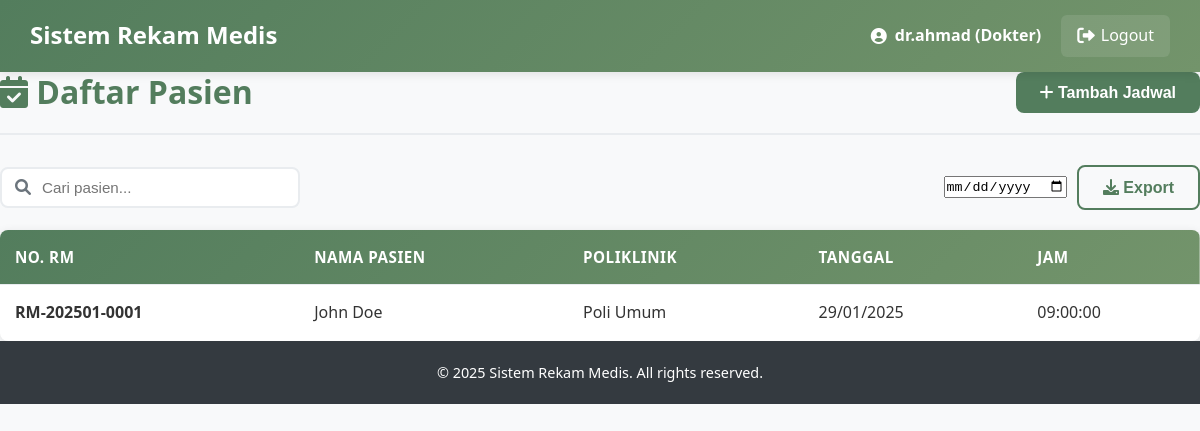
The page /Trys_Proj/doctor/visits.php (signed in) on the database its author committed.
### tables this page shows
CREATE TABLE `kunjungan` (
  `id_kunjungan` int(11) NOT NULL,
  `tgl_kunjungan` date NOT NULL,
  `id_pasien` int(11) DEFAULT NULL,
  `id_poli` int(11) DEFAULT NULL,
  `jam_kunjungan` time DEFAULT NULL,
  `created_at` timestamp NOT NULL DEFAULT current_timestamp(),
  `updated_at` timestamp NOT NULL DEFAULT current_timestamp() ON UPDATE current_timestamp()
);

CREATE TABLE `pasien` (
  `id_pasien` int(11) NOT NULL,
  `no_rm` varchar(20) NOT NULL,
  `nm_pasien` varchar(100) NOT NULL,
  `tgl_lhr` date DEFAULT NULL,
  `alamat` text DEFAULT NULL,
  `telepon` varchar(15) DEFAULT NULL,
  `no_hp` varchar(15) DEFAULT NULL,
  `jenis_kelamin` enum('L','P') DEFAULT NULL,
  `nm_kk` varchar(100) DEFAULT NULL,
  `hub_kel` varchar(50) DEFAULT NULL,
  `id_user` int(11) DEFAULT NULL,
  `created_at` timestamp NOT NULL DEFAULT current_timestamp(),
  `updated_at` timestamp NOT NULL DEFAULT current_timestamp() ON UPDATE current_timestamp()
);

CREATE TABLE `poliklinik` (
  `id_poli` int(11) NOT NULL,
  `nm_poli` varchar(100) NOT NULL,
  `lokasi` varchar(100) DEFAULT NULL,
  `created_at` timestamp NOT NULL DEFAULT current_timestamp(),
  `updated_at` timestamp NOT NULL DEFAULT current_timestamp() ON UPDATE current_timestamp()
);

### Trys_Proj/includes/functions.php (called while the page is built, shortened)
<?php
function getDoctorId($conn, $user_id) {
    $stmt = $conn->prepare("SELECT id_dokter FROM dokter WHERE id_user = ?");
    $stmt->bind_param("i", $user_id);
    $stmt->execute();
    $result = $stmt->get_result();
    if ($result->num_rows > 0) {
        $row = $result->fetch_assoc();
        return $row['id_dokter'];
    }
    return null;
}

### Trys_Proj/doctor/visits.php (the view, shortened to what this page needs)
<?php
include '../config/database.php';
include '../includes/functions.php';
$page_title = "Daftar Pasien";
$doctor_id = getDoctorId($conn, $_SESSION['user_id']);
$doctor_info = null;
if (!empty($doctor_id) && is_numeric($doctor_id)) {
    $stmt = $conn->prepare("SELECT id_poli FROM dokter WHERE id_dokter = ?");
    $stmt->bind_param("i", $doctor_id);
    $stmt->execute();
    $result = $stmt->get_result();
    if ($result->num_rows > 0) {
        $doctor_info = $result->fetch_assoc();
    }
}
$search = isset($_GET['search']) ? $_GET['search'] : '';
$date_filter = isset($_GET['date_filter']) ? $_GET['date_filter'] : '';
$search_condition = "";
if (!empty($doctor_info) && isset($doctor_info['id_poli'])) {
    $search_condition = "WHERE k.id_poli = {$doctor_info['id_poli']}";
}
$page = isset($_GET['page']) ? (int)$_GET['page'] : 1;
$limit = 10;
$offset = ($page - 1) * $limit;
$sql = "SELECT k.*, p.nm_pasien, p.no_rm, pol.nm_poli
        FROM kunjungan k
        JOIN pasien p ON k.id_pasien = p.id_pasien
        JOIN poliklinik pol ON k.id_poli = pol.id_poli
        $search_condition
        ORDER BY k.tgl_kunjungan DESC, k.jam_kunjungan DESC
        LIMIT $offset, $limit";
$result = $conn->query($sql);
?>
<!DOCTYPE html>
<html lang="en">
<head>
    <link rel="stylesheet" href="../css/style.css">
    <link rel="stylesheet" href="https://cdnjs.cloudflare.com/ajax/libs/font-awesome/6.0.0-beta3/css/all.min.css">
</head>
<body>
    <?php include '../includes/header.php'; ?>
    <div class="main-container">
        <div class="content-header">
            <h2><i class="fas fa-calendar-check"></i> <?php echo $page_title; ?></h2>
            <button class="btn btn-primary" onclick="openModal('addModal')">
                <i class="fas fa-plus"></i> Tambah Jadwal
            </button>
        </div>
        <div class="table-filters">
            <div class="search-box">
                <i class="fas fa-search"></i>
                <input type="text" id="searchInput" placeholder="Cari pasien..." value="<?php echo htmlspecialchars($search); ?>">
            </div>
            <div class="filter-group">
                <input type="date" id="dateFilter" value="<?php echo htmlspecialchars($date_filter); ?>" onchange="filterByDate()">
                <button class="btn btn-outline-primary" onclick="exportData()">
                    <i class="fas fa-download"></i> Export
                </button>
            </div>
        </div>
        <div class="table-container">
            <table class="data-table">
                <thead>
                    <tr>
                        <th>No. RM</th>
                        <th>Nama Pasien</th>
                        <th>Poliklinik</th>
                        <th>Tanggal</th>
                        <th>Jam</th>
                    </tr>
                </thead>
                <tbody>
                    <?php if ($result->num_rows > 0): ?>
                        <?php while ($row = $result->fetch_assoc()): ?>
                        <tr>
                            <td><strong><?php echo $row['no_rm']; ?></strong></td>
                            <td><?php echo $row['nm_pasien']; ?></td>
                            <td><?php echo $row['nm_poli']; ?></td>
                            <td><?php echo date('d/m/Y', strtotime($row['tgl_kunjungan'])); ?></td>
                            <td><?php echo $row['jam_kunjungan']; ?></td>
                        </tr>
                        <?php endwhile; ?>
                    <?php else: ?>
                        <tr>
                            <td colspan="6" class="text-center">Tidak ada data kunjungan</td>
                        </tr>
                    <?php endif; ?>
                </tbody>
            </table>
        </div>
    </div>
    <?php include '../includes/footer.php'; ?>
</body>
</html>

### Trys_Proj/css/style.css (style rules this page uses)
* { margin: 0; padding: 0; box-sizing: border-box; }
body { font-family: "Segoe UI", Tahoma, Geneva, Verdana, sans-serif; line-height: 1.6; color: #333; background-color: #f8f9fa; }
:root { --primary-color: #537d5d; --primary-dark: #3e5e45; --primary-light: #6a9975; --secondary-color: #73946b; --secondary-dark: #5a7553; --secondary-light: #8bac83; --accent-color: #9ebc8a; --accent-dark: #85a371; --accent-light: #b7d5a3; --light-color: #d2d0a0; --light-dark: #b9b787; --light-light: #ebe9b9; --white: #ffffff; --off-white: #f9f9f9; --gray-light: #f8f9fa; --gray-medium: #6c757d; --gray-dark: #343a40; --success: #28a745; --success-dark: #1e7e34; --danger: #dc3545; --danger-dark: #bd2130; --warning: #ffc107; --warning-dark: #d39e00; --info: #17a2b8; --info-dark: #117a8b; }
h1, h2, h3, h4, h5, h6 { font-weight: 700; line-height: 1.2; margin-bottom: 0.5em; color: var(--gray-dark); }
h2 { font-size: 2rem; }
.btn { display: inline-block; padding: 12px 24px; border: none; border-radius: 8px; font-size: 1rem; font-weight: 600; text-decoration: none; text-align: center; cursor: pointer; transition: all 0.3s ease; line-height: 1; position: relative; overflow: hidden; }
.btn::after { content: ""; position: absolute; top: 50%; left: 50%; width: 5px; height: 5px; background: rgba(255, 255, 255, 0.5); opacity: 0; border-radius: 100%; transform: scale(1, 1) translate(-50%); transform-origin: 50% 50%; }
.btn-primary { background-color: var(--primary-color); color: var(--white); }
.btn-outline-primary { background-color: transparent; color: var(--primary-color); border: 2px solid var(--primary-color); }
.content-header { display: flex; justify-content: space-between; align-items: center; margin-bottom: 30px; padding-bottom: 20px; border-bottom: 2px solid #e9ecef; }
.content-header h2 { color: var(--primary-color); font-size: 2rem; font-weight: 700; margin: 0; }
.data-table { width: 100%; border-collapse: collapse; background: var(--white); border-radius: 8px; overflow: hidden; box-shadow: 0 2px 10px rgba(0, 0, 0, 0.1); }
.data-table thead { background: linear-gradient(135deg, var(--primary-color), var(--secondary-color)); color: var(--white); }
.data-table th, .data-table td { padding: 15px; text-align: left; border-bottom: 1px solid #e9ecef; }
.data-table th { font-weight: 600; font-size: 0.95rem; text-transform: uppercase; letter-spacing: 0.5px; }
.data-table tbody tr { transition: background-color 0.3s ease; }
.data-table tbody tr:last-child td { border-bottom: none; }
.table-filters { display: flex; justify-content: space-between; align-items: center; margin-bottom: 20px; flex-wrap: wrap; gap: 15px; }
.table-filters .search-box { position: relative; max-width: 300px; width: 100%; }
.table-filters .search-box input { width: 100%; padding: 10px 15px 10px 40px; border: 2px solid #e9ecef; border-radius: 8px; font-size: 0.95rem; transition: all 0.3s ease; }
.table-filters .search-box i { position: absolute; left: 15px; top: 50%; transform: translateY(-50%); color: var(--gray-medium); }
.table-filters .filter-group { display: flex; gap: 10px; align-items: center; }

### rows shown on the page
kunjungan: id_pasien.no_rm "RM-202501-0001", id_pasien.nm_pasien "John Doe", id_poli.nm_poli "Poli Umum", tgl_kunjungan "29/01/2025", jam_kunjungan "09:00:00"

### other values the page prints
$_SESSION['username'] "dr.ahmad"
$_SESSION['role'] "Dokter"
$page_title "Daftar Pasien"
